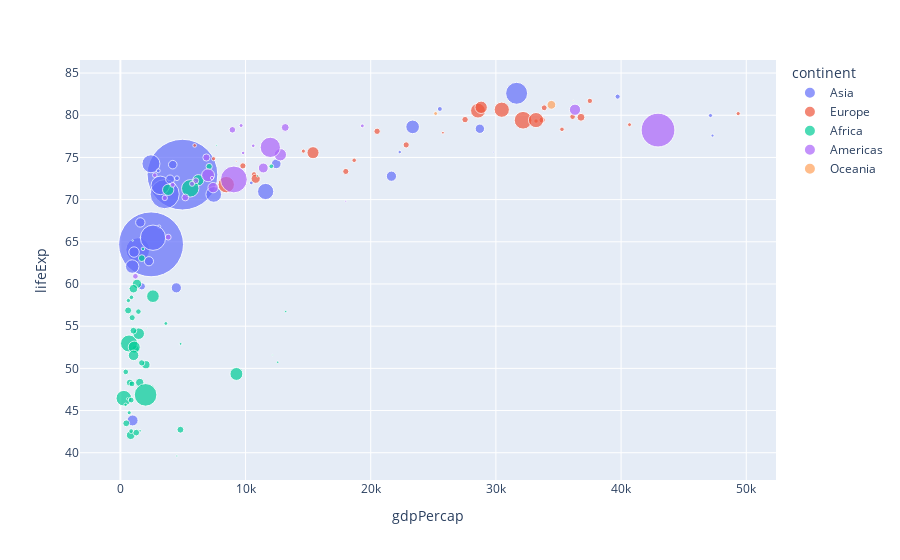

Write notebook code for a chart like this one.
### Code cell
px.scatter(data_frame=df[df['year'] == 2007], x='gdpPercap', y='lifeExp',
           color='continent', hover_name='country', 
           size='pop', size_max=50) # size는 'pop'에 비례하여 진행을 한다.

### Figure 1 — Plotly figure (JSON) as saved in the notebook; plotly's stock layout.template omitted (floating-point values rounded to 4 significant figures)
{"data": [{"hovertemplate": "<b>%{hovertext}</b><br><br>continent=Asia<br>gdpPercap=%{x}<br>lifeExp=%{y}<br>pop=%{marker.size}<extra></extra>", "hovertext": ["Afghanistan", "Bahrain", "Bangladesh", "Cambodia", "China", "Hong Kong, China", "India", "Indonesia", "Iran", "Iraq", "Israel", "Japan", "Jordan", "Korea, Dem. Rep.", "Korea, Rep.", "Kuwait", "Lebanon", "Malaysia", "Mongolia", "Myanmar", "Nepal", "Oman", "Pakistan", "Philippines", "Saudi Arabia", "Singapore", "Sri Lanka", "Syria", "Taiwan", "Thailand", "Vietnam", "West Bank and Gaza", "Yemen, Rep."], "legendgroup": "Asia", "marker": {"color": "#636efa", "size": [31889923, 708573, 150448339, 14131858, 1318683096, 6980412, 1110396331, 223547000, 69453570, 27499638, 6426679, 127467972, 6053193, 23301725, 49044790, 2505559, 3921278, 24821286, 2874127, 47761980, 28901790, 3204897, 169270617, 91077287, 27601038, 4553009, 20378239, 19314747, 23174294, 65068149, 85262356, 4018332, 22211743], "sizemode": "area", "sizeref": 527500.0, "symbol": "circle"}, "mode": "markers", "name": "Asia", "orientation": "v", "showlegend": true, "type": "scatter", "x": [974.6, 29800.0, 1391.0, 1714.0, 4959.0, 39720.0, 2452.0, 3541.0, 11610.0, 4471.0, 25520.0, 31660.0, 4519.0, 1593.0, 23350.0, 47310.0, 10460.0, 12450.0, 3096.0, 944, 1091.0, 22320.0, 2606.0, 3190.0, 21650.0, 47140.0, 3970.0, 4185.0, 28720.0, 7458.0, 2442.0, 3025.0, 2281.0], "xaxis": "x", "y": [43.83, 75.64, 64.06, 59.72, 72.96, 82.21, 64.7, 70.65, 70.96, 59.55, 80.75, 82.6, 72.53, 67.3, 78.62, 77.59, 71.99, 74.24, 66.8, 62.07, 63.78, 75.64, 65.48, 71.69, 72.78, 79.97, 72.4, 74.14, 78.4, 70.62, 74.25, 73.42, 62.7], "yaxis": "y"}, {"hovertemplate": "<b>%{hovertext}</b><br><br>continent=Europe<br>gdpPercap=%{x}<br>lifeExp=%{y}<br>pop=%{marker.size}<extra></extra>", "hovertext": ["Albania", "Austria", "Belgium", "Bosnia and Herzegovina", "Bulgaria", "Croatia", "Czech Republic", "Denmark", "Finland", "France", "Germany", "Greece", "Hungary", "Iceland", "Ireland", "Italy", "Montenegro", "Netherlands", "Norway", "Poland", "Portugal", "Romania", "Serbia", "Slovak Republic", "Slovenia", "Spain", "Sweden", "Switzerland", "Turkey", "United Kingdom"], "legendgroup": "Europe", "marker": {"color": "#EF553B", "size": [3600523, 8199783, 10392226, 4552198, 7322858, 4493312, 10228744, 5468120, 5238460, 61083916, 82400996, 10706290, 9956108, 301931, 4109086, 58147733, 684736, 16570613, 4627926, 38518241, 10642836, 22276056, 10150265, 5447502, 2009245, 40448191, 9031088, 7554661, 71158647, 60776238], "sizemode": "area", "sizeref": 527500.0, "symbol": "circle"}, "mode": "markers", "name": "Europe", "orientation": "v", "showlegend": true, "type": "scatter", "x": [5937.0, 36130.0, 33690.0, 7446.0, 10680.0, 14620.0, 22830.0, 35280.0, 33210.0, 30470.0, 32170.0, 27540.0, 18010.0, 36180.0, 40680.0, 28570.0, 9254.0, 36800.0, 49360.0, 15390.0, 20510.0, 10810.0, 9787.0, 18680.0, 25770.0, 28820.0, 33860.0, 37510.0, 8458.0, 33200.0], "xaxis": "x", "y": [76.42, 79.83, 79.44, 74.85, 73.0, 75.75, 76.49, 78.33, 79.31, 80.66, 79.41, 79.48, 73.34, 81.76, 78.89, 80.55, 74.54, 79.76, 80.2, 75.56, 78.1, 72.48, 74.0, 74.66, 77.93, 80.94, 80.88, 81.7, 71.78, 79.42], "yaxis": "y"}, {"hovertemplate": "<b>%{hovertext}</b><br><br>continent=Africa<br>gdpPercap=%{x}<br>lifeExp=%{y}<br>pop=%{marker.size}<extra></extra>", "hovertext": ["Algeria", "Angola", "Benin", "Botswana", "Burkina Faso", "Burundi", "Cameroon", "Central African Republic", "Chad", "Comoros", "Congo, Dem. Rep.", "Congo, Rep.", "Cote d'Ivoire", "Djibouti", "Egypt", "Equatorial Guinea", "Eritrea", "Ethiopia", "Gabon", "Gambia", "Ghana", "Guinea", "Guinea-Bissau", "Kenya", "Lesotho", "Liberia", "Libya", "Madagascar", "Malawi", "Mali", "Mauritania", "Mauritius", "Morocco", "Mozambique", "Namibia", "Niger", "Nigeria", "Reunion", "Rwanda", "Sao Tome and Principe", "Senegal", "Sierra Leone", "Somalia", "South Africa", "Sudan", "Swaziland", "Tanzania", "Togo", "Tunisia", "Uganda", "Zambia", "Zimbabwe"], "legendgroup": "Africa", "marker": {"color": "#00cc96", "size": [33333216, 12420476, 8078314, 1639131, 14326203, 8390505, 17696293, 4369038, 10238807, 710960, 64606759, 3800610, 18013409, 496374, 80264543, 551201, 4906585, 76511887, 1454867, 1688359, 22873338, 9947814, 1472041, 35610177, 2012649, 3193942, 6036914, 19167654, 13327079, 12031795, 3270065, 1250882, 33757175, 19951656, 2055080, 12894865, 135031164, 798094, 8860588, 199579, 12267493, 6144562, 9118773, 43997828, 42292929, 1133066, 38139640, 5701579, 10276158, 29170398, 11746035, 12311143], "sizemode": "area", "sizeref": 527500.0, "symbol": "circle"}, "mode": "markers", "name": "Africa", "orientation": "v", "showlegend": true, "type": "scatter", "x": [6223.0, 4797.0, 1441.0, 12570.0, 1217.0, 430.1, 2042.0, 706.0, 1704.0, 986.1, 277.6, 3633.0, 1545.0, 2082.0, 5581.0, 12150.0, 641.4, 690.8, 13210.0, 752.7, 1328.0, 942.7, 579.2, 1463.0, 1569.0, 414.5, 12060.0, 1045.0, 759.3, 1043.0, 1803.0, 10960.0, 3820.0, 823.7, 4811.0, 619.7, 2014.0, 7670.0, 863.1, 1598.0, 1712.0, 862.5, 926.1, 9270.0, 2602.0, 4513.0, 1107.0, 883.0, 7093.0, 1056.0, 1271.0, 469.7], "xaxis": "x", "y": [72.3, 42.73, 56.73, 50.73, 52.3, 49.58, 50.43, 44.74, 50.65, 65.15, 46.46, 55.32, 48.33, 54.79, 71.34, 51.58, 58.04, 52.95, 56.73, 59.45, 60.02, 56.01, 46.39, 54.11, 42.59, 45.68, 73.95, 59.44, 48.3, 54.47, 64.16, 72.8, 71.16, 42.08, 52.91, 56.87, 46.86, 76.44, 46.24, 65.53, 63.06, 42.57, 48.16, 49.34, 58.56, 39.61, 52.52, 58.42, 73.92, 51.54, 42.38, 43.49], "yaxis": "y"}, {"hovertemplate": "<b>%{hovertext}</b><br><br>continent=Americas<br>gdpPercap=%{x}<br>lifeExp=%{y}<br>pop=%{marker.size}<extra></extra>", "hovertext": ["Argentina", "Bolivia", "Brazil", "Canada", "Chile", "Colombia", "Costa Rica", "Cuba", "Dominican Republic", "Ecuador", "El Salvador", "Guatemala", "Haiti", "Honduras", "Jamaica", "Mexico", "Nicaragua", "Panama", "Paraguay", "Peru", "Puerto Rico", "Trinidad and Tobago", "United States", "Uruguay", "Venezuela"], "legendgroup": "Americas", "marker": {"color": "#ab63fa", "size": [40301927, 9119152, 190010647, 33390141, 16284741, 44227550, 4133884, 11416987, 9319622, 13755680, 6939688, 12572928, 8502814, 7483763, 2780132, 108700891, 5675356, 3242173, 6667147, 28674757, 3942491, 1056608, 301139947, 3447496, 26084662], "sizemode": "area", "sizeref": 527500.0, "symbol": "circle"}, "mode": "markers", "name": "Americas", "orientation": "v", "showlegend": true, "type": "scatter", "x": [12780.0, 3822.0, 9066.0, 36320.0, 13170.0, 7007.0, 9645.0, 8948.0, 6025.0, 6873.0, 5728.0, 5186.0, 1202.0, 3548.0, 7321.0, 11980.0, 2749.0, 9809.0, 4173.0, 7409.0, 19330.0, 18010.0, 42950.0, 10610.0, 11420.0], "xaxis": "x", "y": [75.32, 65.55, 72.39, 80.65, 78.55, 72.89, 78.78, 78.27, 72.23, 74.99, 71.88, 70.26, 60.92, 70.2, 72.57, 76.19, 72.9, 75.54, 71.75, 71.42, 78.75, 69.82, 78.24, 76.38, 73.75], "yaxis": "y"}, {"hovertemplate": "<b>%{hovertext}</b><br><br>continent=Oceania<br>gdpPercap=%{x}<br>lifeExp=%{y}<br>pop=%{marker.size}<extra></extra>", "hovertext": ["Australia", "New Zealand"], "legendgroup": "Oceania", "marker": {"color": "#FFA15A", "size": [20434176, 4115771], "sizemode": "area", "sizeref": 527500.0, "symbol": "circle"}, "mode": "markers", "name": "Oceania", "orientation": "v", "showlegend": true, "type": "scatter", "x": [34440.0, 25190.0], "xaxis": "x", "y": [81.23, 80.2], "yaxis": "y"}], "layout": {"legend": {"itemsizing": "constant", "title": {"text": "continent"}, "tracegroupgap": 0}, "margin": {"t": 60}, "xaxis": {"anchor": "y", "domain": [0, 1], "title": {"text": "gdpPercap"}}, "yaxis": {"anchor": "x", "domain": [0, 1], "title": {"text": "lifeExp"}}}}
